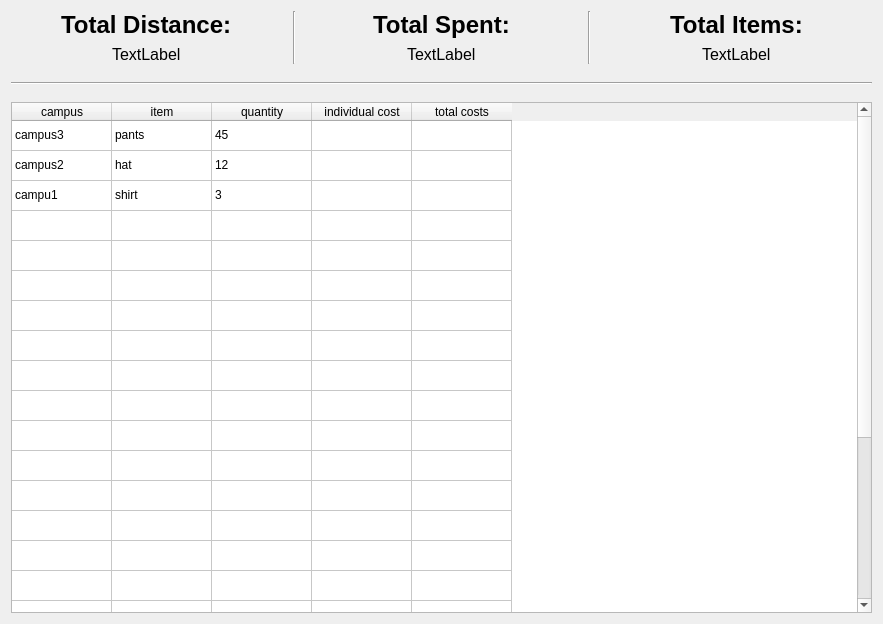
<?xml version="1.0" encoding="UTF-8"?>
<ui version="4.0">
 <class>InfoPage</class>
 <widget class="QWidget" name="InfoPage">
  <property name="geometry">
   <rect>
    <x>0</x>
    <y>0</y>
    <width>883</width>
    <height>624</height>
   </rect>
  </property>
  <property name="windowTitle">
   <string>Form</string>
  </property>
  <layout class="QVBoxLayout" name="verticalLayout">
   <item>
    <layout class="QVBoxLayout" name="tripInfoStack">
     <item>
      <layout class="QGridLayout" name="totalStatGroup">
       <property name="horizontalSpacing">
        <number>7</number>
       </property>
       <item row="1" column="4" alignment="Qt::AlignmentFlag::AlignHCenter|Qt::AlignmentFlag::AlignTop">
        <widget class="QLabel" name="totalItemAmount">
         <property name="font">
          <font>
           <pointsize>12</pointsize>
           <bold>false</bold>
          </font>
         </property>
         <property name="text">
          <string>TextLabel</string>
         </property>
        </widget>
       </item>
       <item row="0" column="1" rowspan="2">
        <widget class="Line" name="dist_spent_divider">
         <property name="sizePolicy">
          <sizepolicy hsizetype="Fixed" vsizetype="Minimum">
           <horstretch>0</horstretch>
           <verstretch>0</verstretch>
          </sizepolicy>
         </property>
         <property name="minimumSize">
          <size>
           <width>10</width>
           <height>0</height>
          </size>
         </property>
         <property name="orientation">
          <enum>Qt::Orientation::Vertical</enum>
         </property>
        </widget>
       </item>
       <item row="2" column="0" colspan="5">
        <widget class="Line" name="total_indiv_divider">
         <property name="sizePolicy">
          <sizepolicy hsizetype="Preferred" vsizetype="Fixed">
           <horstretch>0</horstretch>
           <verstretch>0</verstretch>
          </sizepolicy>
         </property>
         <property name="minimumSize">
          <size>
           <width>0</width>
           <height>26</height>
          </size>
         </property>
         <property name="midLineWidth">
          <number>0</number>
         </property>
         <property name="orientation">
          <enum>Qt::Orientation::Horizontal</enum>
         </property>
        </widget>
       </item>
       <item row="1" column="2" alignment="Qt::AlignmentFlag::AlignHCenter|Qt::AlignmentFlag::AlignTop">
        <widget class="QLabel" name="totalSpentAmount">
         <property name="font">
          <font>
           <pointsize>12</pointsize>
           <bold>false</bold>
          </font>
         </property>
         <property name="text">
          <string>TextLabel</string>
         </property>
        </widget>
       </item>
       <item row="0" column="2" alignment="Qt::AlignmentFlag::AlignHCenter|Qt::AlignmentFlag::AlignTop">
        <widget class="QLabel" name="totalSpentLabel">
         <property name="font">
          <font>
           <pointsize>18</pointsize>
           <bold>true</bold>
          </font>
         </property>
         <property name="text">
          <string>Total Spent:</string>
         </property>
        </widget>
       </item>
       <item row="0" column="0" alignment="Qt::AlignmentFlag::AlignHCenter|Qt::AlignmentFlag::AlignTop">
        <widget class="QLabel" name="totalDistanceLabel">
         <property name="font">
          <font>
           <pointsize>18</pointsize>
           <bold>true</bold>
          </font>
         </property>
         <property name="text">
          <string>Total Distance:</string>
         </property>
        </widget>
       </item>
       <item row="3" column="0" colspan="5">
        <widget class="QTableWidget" name="tableWidget">
         <property name="sizePolicy">
          <sizepolicy hsizetype="Preferred" vsizetype="Expanding">
           <horstretch>1</horstretch>
           <verstretch>0</verstretch>
          </sizepolicy>
         </property>
         <property name="minimumSize">
          <size>
           <width>0</width>
           <height>0</height>
          </size>
         </property>
         <property name="frameShape">
          <enum>QFrame::Shape::StyledPanel</enum>
         </property>
         <property name="frameShadow">
          <enum>QFrame::Shadow::Sunken</enum>
         </property>
         <property name="sizeAdjustPolicy">
          <enum>QAbstractScrollArea::SizeAdjustPolicy::AdjustToContents</enum>
         </property>
         <property name="editTriggers">
          <set>QAbstractItemView::EditTrigger::NoEditTriggers</set>
         </property>
         <property name="selectionMode">
          <enum>QAbstractItemView::SelectionMode::NoSelection</enum>
         </property>
         <property name="showGrid">
          <bool>true</bool>
         </property>
         <property name="gridStyle">
          <enum>Qt::PenStyle::SolidLine</enum>
         </property>
         <property name="sortingEnabled">
          <bool>true</bool>
         </property>
         <property name="supportedDragActions">
          <set>Qt::DropAction::IgnoreAction</set>
         </property>
         <attribute name="horizontalHeaderVisible">
          <bool>true</bool>
         </attribute>
         <attribute name="horizontalHeaderCascadingSectionResizes">
          <bool>false</bool>
         </attribute>
         <attribute name="horizontalHeaderShowSortIndicator" stdset="0">
          <bool>true</bool>
         </attribute>
         <attribute name="verticalHeaderVisible">
          <bool>false</bool>
         </attribute>
         <row>
          <property name="text">
           <string>New Row</string>
          </property>
         </row>
         <row>
          <property name="text">
           <string>New Row</string>
          </property>
         </row>
         <row>
          <property name="text">
           <string>New Row</string>
          </property>
         </row>
         <row>
          <property name="text">
           <string>New Row</string>
          </property>
         </row>
         <row>
          <property name="text">
           <string>New Row</string>
          </property>
         </row>
         <row>
          <property name="text">
           <string>New Row</string>
          </property>
         </row>
         <row>
          <property name="text">
           <string>New Row</string>
          </property>
         </row>
         <row>
          <property name="text">
           <string>New Row</string>
          </property>
         </row>
         <row>
          <property name="text">
           <string>New Row</string>
          </property>
         </row>
         <row>
          <property name="text">
           <string>New Row</string>
          </property>
         </row>
         <row>
          <property name="text">
           <string>New Row</string>
          </property>
         </row>
         <row>
          <property name="text">
           <string>New Row</string>
          </property>
         </row>
         <row>
          <property name="text">
           <string>New Row</string>
          </property>
         </row>
         <row>
          <property name="text">
           <string>New Row</string>
          </property>
         </row>
         <row>
          <property name="text">
           <string>New Row</string>
          </property>
         </row>
         <row>
          <property name="text">
           <string>New Row</string>
          </property>
         </row>
         <row>
          <property name="text">
           <string>New Row</string>
          </property>
         </row>
         <row>
          <property name="text">
           <string>New Row</string>
          </property>
         </row>
         <row>
          <property name="text">
           <string>New Row</string>
          </property>
         </row>
         <row>
          <property name="text">
           <string>New Row</string>
          </property>
         </row>
         <row>
          <property name="text">
           <string>New Row</string>
          </property>
         </row>
         <row>
          <property name="text">
           <string>New Row</string>
          </property>
         </row>
         <row>
          <property name="text">
           <string>New Row</string>
          </property>
         </row>
         <row>
          <property name="text">
           <string>New Row</string>
          </property>
         </row>
         <column>
          <property name="text">
           <string>campus</string>
          </property>
         </column>
         <column>
          <property name="text">
           <string>item</string>
          </property>
         </column>
         <column>
          <property name="text">
           <string>quantity</string>
          </property>
         </column>
         <column>
          <property name="text">
           <string>individual cost</string>
          </property>
         </column>
         <column>
          <property name="text">
           <string>total costs</string>
          </property>
         </column>
         <item row="0" column="0">
          <property name="text">
           <string>campus3</string>
          </property>
         </item>
         <item row="0" column="1">
          <property name="text">
           <string>pants</string>
          </property>
         </item>
         <item row="0" column="2">
          <property name="text">
           <string>45</string>
          </property>
         </item>
         <item row="1" column="0">
          <property name="text">
           <string>campus2</string>
          </property>
         </item>
         <item row="1" column="1">
          <property name="text">
           <string>hat</string>
          </property>
         </item>
         <item row="1" column="2">
          <property name="text">
           <string>12</string>
          </property>
         </item>
         <item row="2" column="0">
          <property name="text">
           <string>campu1</string>
          </property>
         </item>
         <item row="2" column="1">
          <property name="text">
           <string>shirt</string>
          </property>
         </item>
         <item row="2" column="2">
          <property name="text">
           <string>3</string>
          </property>
         </item>
        </widget>
       </item>
       <item row="1" column="0" alignment="Qt::AlignmentFlag::AlignHCenter|Qt::AlignmentFlag::AlignTop">
        <widget class="QLabel" name="totalDistanceAmount">
         <property name="font">
          <font>
           <pointsize>12</pointsize>
           <bold>false</bold>
          </font>
         </property>
         <property name="text">
          <string>TextLabel</string>
         </property>
        </widget>
       </item>
       <item row="0" column="4" alignment="Qt::AlignmentFlag::AlignHCenter|Qt::AlignmentFlag::AlignTop">
        <widget class="QLabel" name="totalItemsLabel">
         <property name="font">
          <font>
           <pointsize>18</pointsize>
           <bold>true</bold>
          </font>
         </property>
         <property name="text">
          <string>Total Items:</string>
         </property>
        </widget>
       </item>
       <item row="0" column="3" rowspan="2">
        <widget class="Line" name="spent_total_divider">
         <property name="sizePolicy">
          <sizepolicy hsizetype="Fixed" vsizetype="Minimum">
           <horstretch>0</horstretch>
           <verstretch>0</verstretch>
          </sizepolicy>
         </property>
         <property name="minimumSize">
          <size>
           <width>10</width>
           <height>0</height>
          </size>
         </property>
         <property name="orientation">
          <enum>Qt::Orientation::Vertical</enum>
         </property>
        </widget>
       </item>
      </layout>
     </item>
    </layout>
   </item>
  </layout>
 </widget>
 <resources/>
 <connections/>
</ui>
